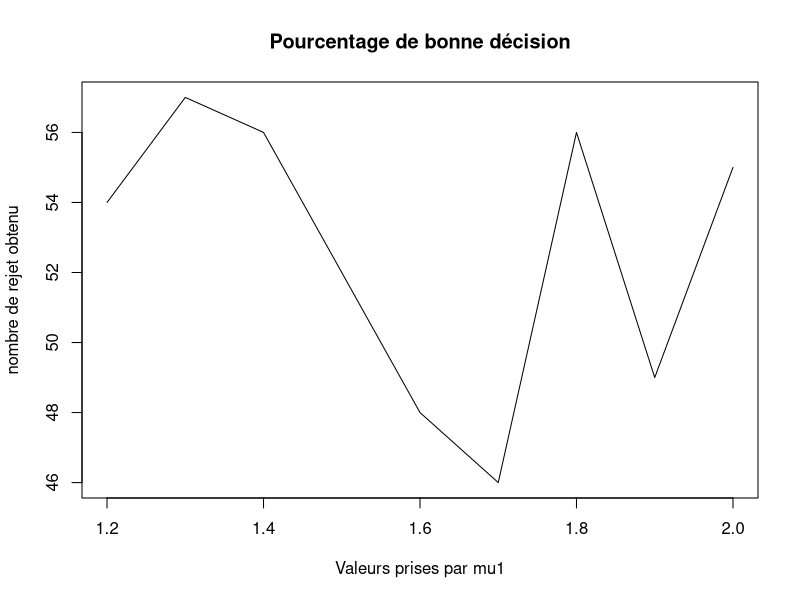

This figure's R source:
## ---- chunk 1
knitr::opts_chunk$set(echo = TRUE)
## ---- chunk 2
#alpha : risque de première espèce
Delta <- function(Sn,alpha,mu0,mu1){
  n<- length(Sn)
  emp_Xn <- 1.0 / n *sum(Sn)
  sigma <- 1.0 / (n-1) * sum((Sn - emp_Xn)**2)
  lambda <- sqrt(n / sigma) * (emp_Xn - mu0)
  Ka <- qt(p=1.0 - alpha, df=n-1)
  return (lambda >  Ka)
}

if (Delta(rnorm(20,1,sqrt(2)),0.05,1,1.5)){
  print("H0 est rejeté : mu = mu1")
}else{
  print("H0 n'est pas rejeté : mu = mu0")
}

## ---- chunk 3
acc <- 0
for (i in 1:100){
  if (Delta(rnorm(20,1,sqrt(2)),0.05,1,1.5)){
   acc <- acc + 1
  }
}
print(paste("nombre de rejet du test = ",acc,sep = ""))
## ---- chunk 4
alpha_list <- c(0.2,0.1,0.05,0.01)
for (i in alpha_list){
  Ka <- qt(p=1.0 - i, df=20-1)
  print(Ka)
}
## ---- chunk 5
for(i in alpha_list){
    acc <- 0
    for(j in 1:100){
      if(Delta(rnorm(20,1,sqrt(2)),i,1,1.5))
        acc <- acc + 1
    }
    print(paste("alpha = ",i," nombre de rejet du test = ",acc,sep = ""))
}
## ---- chunk 6
for(i in alpha_list){
    acc <- 0
    for(j in 1:100){
      if(Delta(rnorm(20,1.5,sqrt(2)),i,1,1.5))
        acc <- acc + 1
    }
    print(paste("alpha = ",i," nombre de rejet du test = ",acc,sep = ""))
}
## ---- chunk 7
mu_liste <- c(1.2,1.3,1.4,1.5,1.6,1.7,1.8,1.9,2.0)
test <- c()
for(i in mu_liste){
    acc <- 0
    for(j in 1:100){
      if(Delta(rnorm(20,1.5,sqrt(2)),0.05,1,i))
        acc <- acc +1 #nombre de mauvaise décision
    }
    test <- c(test,acc)
    print(paste("alpha = ",i," nombre de rejet du test = ",acc,sep = ""))
}
plot(mu_liste,100 - test,xlab = "Valeurs prises par mu1",ylab = "nombre de rejet obtenu",main = "Pourcentage de bonne décision",type = "l")
## ---- chunk 8
t.test(rnorm(20,1,sqrt(2)),mu = 1,var.equal = FALSE)
## ---- chunk 9
for (i in alpha_list){
  test <- t.test(rnorm(20,1,sqrt(2)),mu = 1, conf.level = 1 - i)
  print(test)
}
